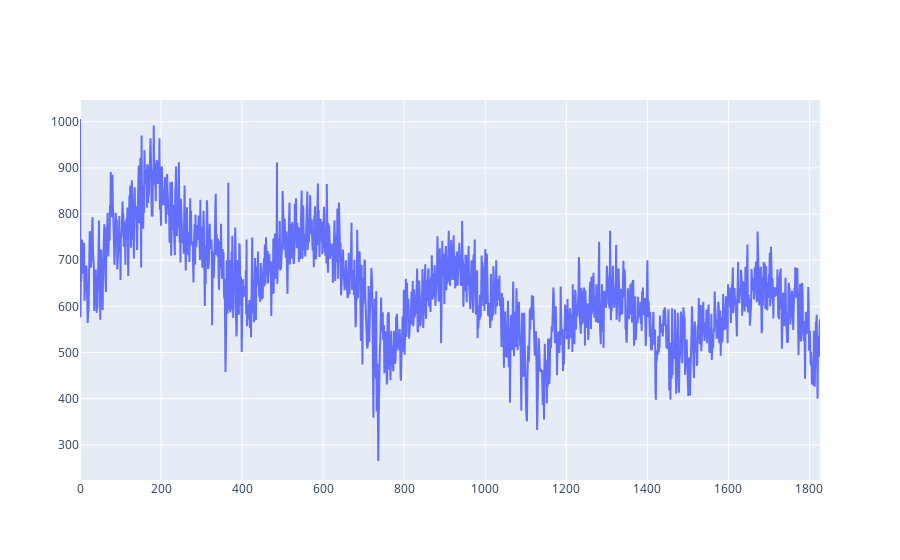

The code cell stored with this chart in its notebook:
### Code cell
def new_scatter(y,name=None):
    return go.Scatter(y=y,x=np.arange(len(y)),name=name)

go.Figure([
    new_scatter(counts_sum.sum(1).sum(1),'new'),
])

### Figure 1 — Plotly figure (JSON) as saved in the notebook; plotly's stock layout.template omitted (floating-point values rounded to 4 significant figures; data arrays with more than 128 entries replaced by an {"elided": "..."} marker saying what was removed)
{"data": [{"name": "new", "type": "scatter", "x": {"elided": "1827 int values"}, "y": {"elided": "1827 int values"}}], "layout": {"autosize": true, "xaxis": {"autorange": true, "range": [0, 1826], "type": "linear"}, "yaxis": {"autorange": true, "range": [223.8, 1047.0], "type": "linear"}}}
